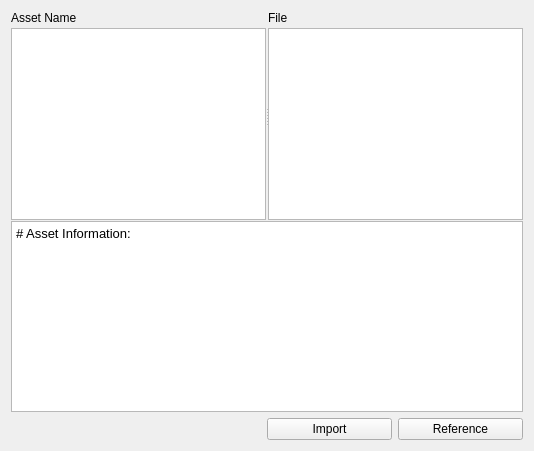
          <widget class="QWidget" name="assetsTab">
           <attribute name="title">
            <string>Assets</string>
           </attribute>
           <layout class="QVBoxLayout" name="verticalLayout_14">
            <item>
             <widget class="QSplitter" name="splitter_2">
              <property name="orientation">
               <enum>Qt::Vertical</enum>
              </property>
              <property name="handleWidth">
               <number>1</number>
              </property>
              <widget class="QSplitter" name="splitter">
               <property name="orientation">
                <enum>Qt::Horizontal</enum>
               </property>
               <property name="handleWidth">
                <number>2</number>
               </property>
               <widget class="QWidget" name="layoutWidget">
                <layout class="QVBoxLayout" name="verticalLayout_5">
                 <property name="spacing">
                  <number>3</number>
                 </property>
                 <item>
                  <widget class="QLabel" name="assetLabel">
                   <property name="text">
                    <string>Asset Name</string>
                   </property>
                  </widget>
                 </item>
                 <item>
                  <widget class="QListWidget" name="assetList">
                   <property name="styleSheet">
                    <string notr="true">font: 10pt &quot;Courier New&quot;;</string>
                   </property>
                  </widget>
                 </item>
                </layout>
               </widget>
               <widget class="QWidget" name="layoutWidget">
                <layout class="QVBoxLayout" name="verticalLayout_12">
                 <property name="spacing">
                  <number>3</number>
                 </property>
                 <item>
                  <widget class="QLabel" name="fileLabel">
                   <property name="text">
                    <string>File</string>
                   </property>
                  </widget>
                 </item>
                 <item>
                  <widget class="QListWidget" name="fileList">
                   <property name="styleSheet">
                    <string notr="true">font: 10pt &quot;Courier New&quot;;</string>
                   </property>
                  </widget>
                 </item>
                </layout>
               </widget>
              </widget>
              <widget class="QWidget" name="layoutWidget">
               <layout class="QVBoxLayout" name="verticalLayout_13">
                <item>
                 <widget class="QTextBrowser" name="assetsInfo">
                  <property name="styleSheet">
                   <string notr="true">font: 10pt &quot;Consolas&quot;;</string>
                  </property>
                  <property name="html">
                   <string>&lt;!DOCTYPE HTML PUBLIC &quot;-//W3C//DTD HTML 4.0//EN&quot; &quot;http://www.w3.org/TR/REC-html40/strict.dtd&quot;&gt;
&lt;html&gt;&lt;head&gt;&lt;meta name=&quot;qrichtext&quot; content=&quot;1&quot; /&gt;&lt;style type=&quot;text/css&quot;&gt;
p, li { white-space: pre-wrap; }
&lt;/style&gt;&lt;/head&gt;&lt;body style=&quot; font-family:'Consolas'; font-size:10pt; font-weight:400; font-style:normal;&quot;&gt;
&lt;p style=&quot; margin-top:0px; margin-bottom:0px; margin-left:0px; margin-right:0px; -qt-block-indent:0; text-indent:0px;&quot;&gt;# Asset Information:&lt;/p&gt;&lt;/body&gt;&lt;/html&gt;</string>
                  </property>
                 </widget>
                </item>
                <item>
                 <layout class="QHBoxLayout" name="horizontalLayout_6">
                  <item>
                   <spacer name="horizontalSpacer_9">
                    <property name="orientation">
                     <enum>Qt::Horizontal</enum>
                    </property>
                    <property name="sizeHint" stdset="0">
                     <size>
                      <width>40</width>
                      <height>20</height>
                     </size>
                    </property>
                   </spacer>
                  </item>
                  <item>
                   <widget class="QPushButton" name="assets_btn_imp">
                    <property name="sizePolicy">
                     <sizepolicy hsizetype="Fixed" vsizetype="Fixed">
                      <horstretch>0</horstretch>
                      <verstretch>0</verstretch>
                     </sizepolicy>
                    </property>
                    <property name="minimumSize">
                     <size>
                      <width>125</width>
                      <height>20</height>
                     </size>
                    </property>
                    <property name="text">
                     <string>Import</string>
                    </property>
                   </widget>
                  </item>
                  <item>
                   <widget class="QPushButton" name="assets_btn_ref">
                    <property name="sizePolicy">
                     <sizepolicy hsizetype="Fixed" vsizetype="Fixed">
                      <horstretch>0</horstretch>
                      <verstretch>0</verstretch>
                     </sizepolicy>
                    </property>
                    <property name="minimumSize">
                     <size>
                      <width>125</width>
                      <height>20</height>
                     </size>
                    </property>
                    <property name="text">
                     <string>Reference</string>
                    </property>
                   </widget>
                  </item>
                 </layout>
                </item>
               </layout>
              </widget>
             </widget>
            </item>
           </layout>
          </widget>
